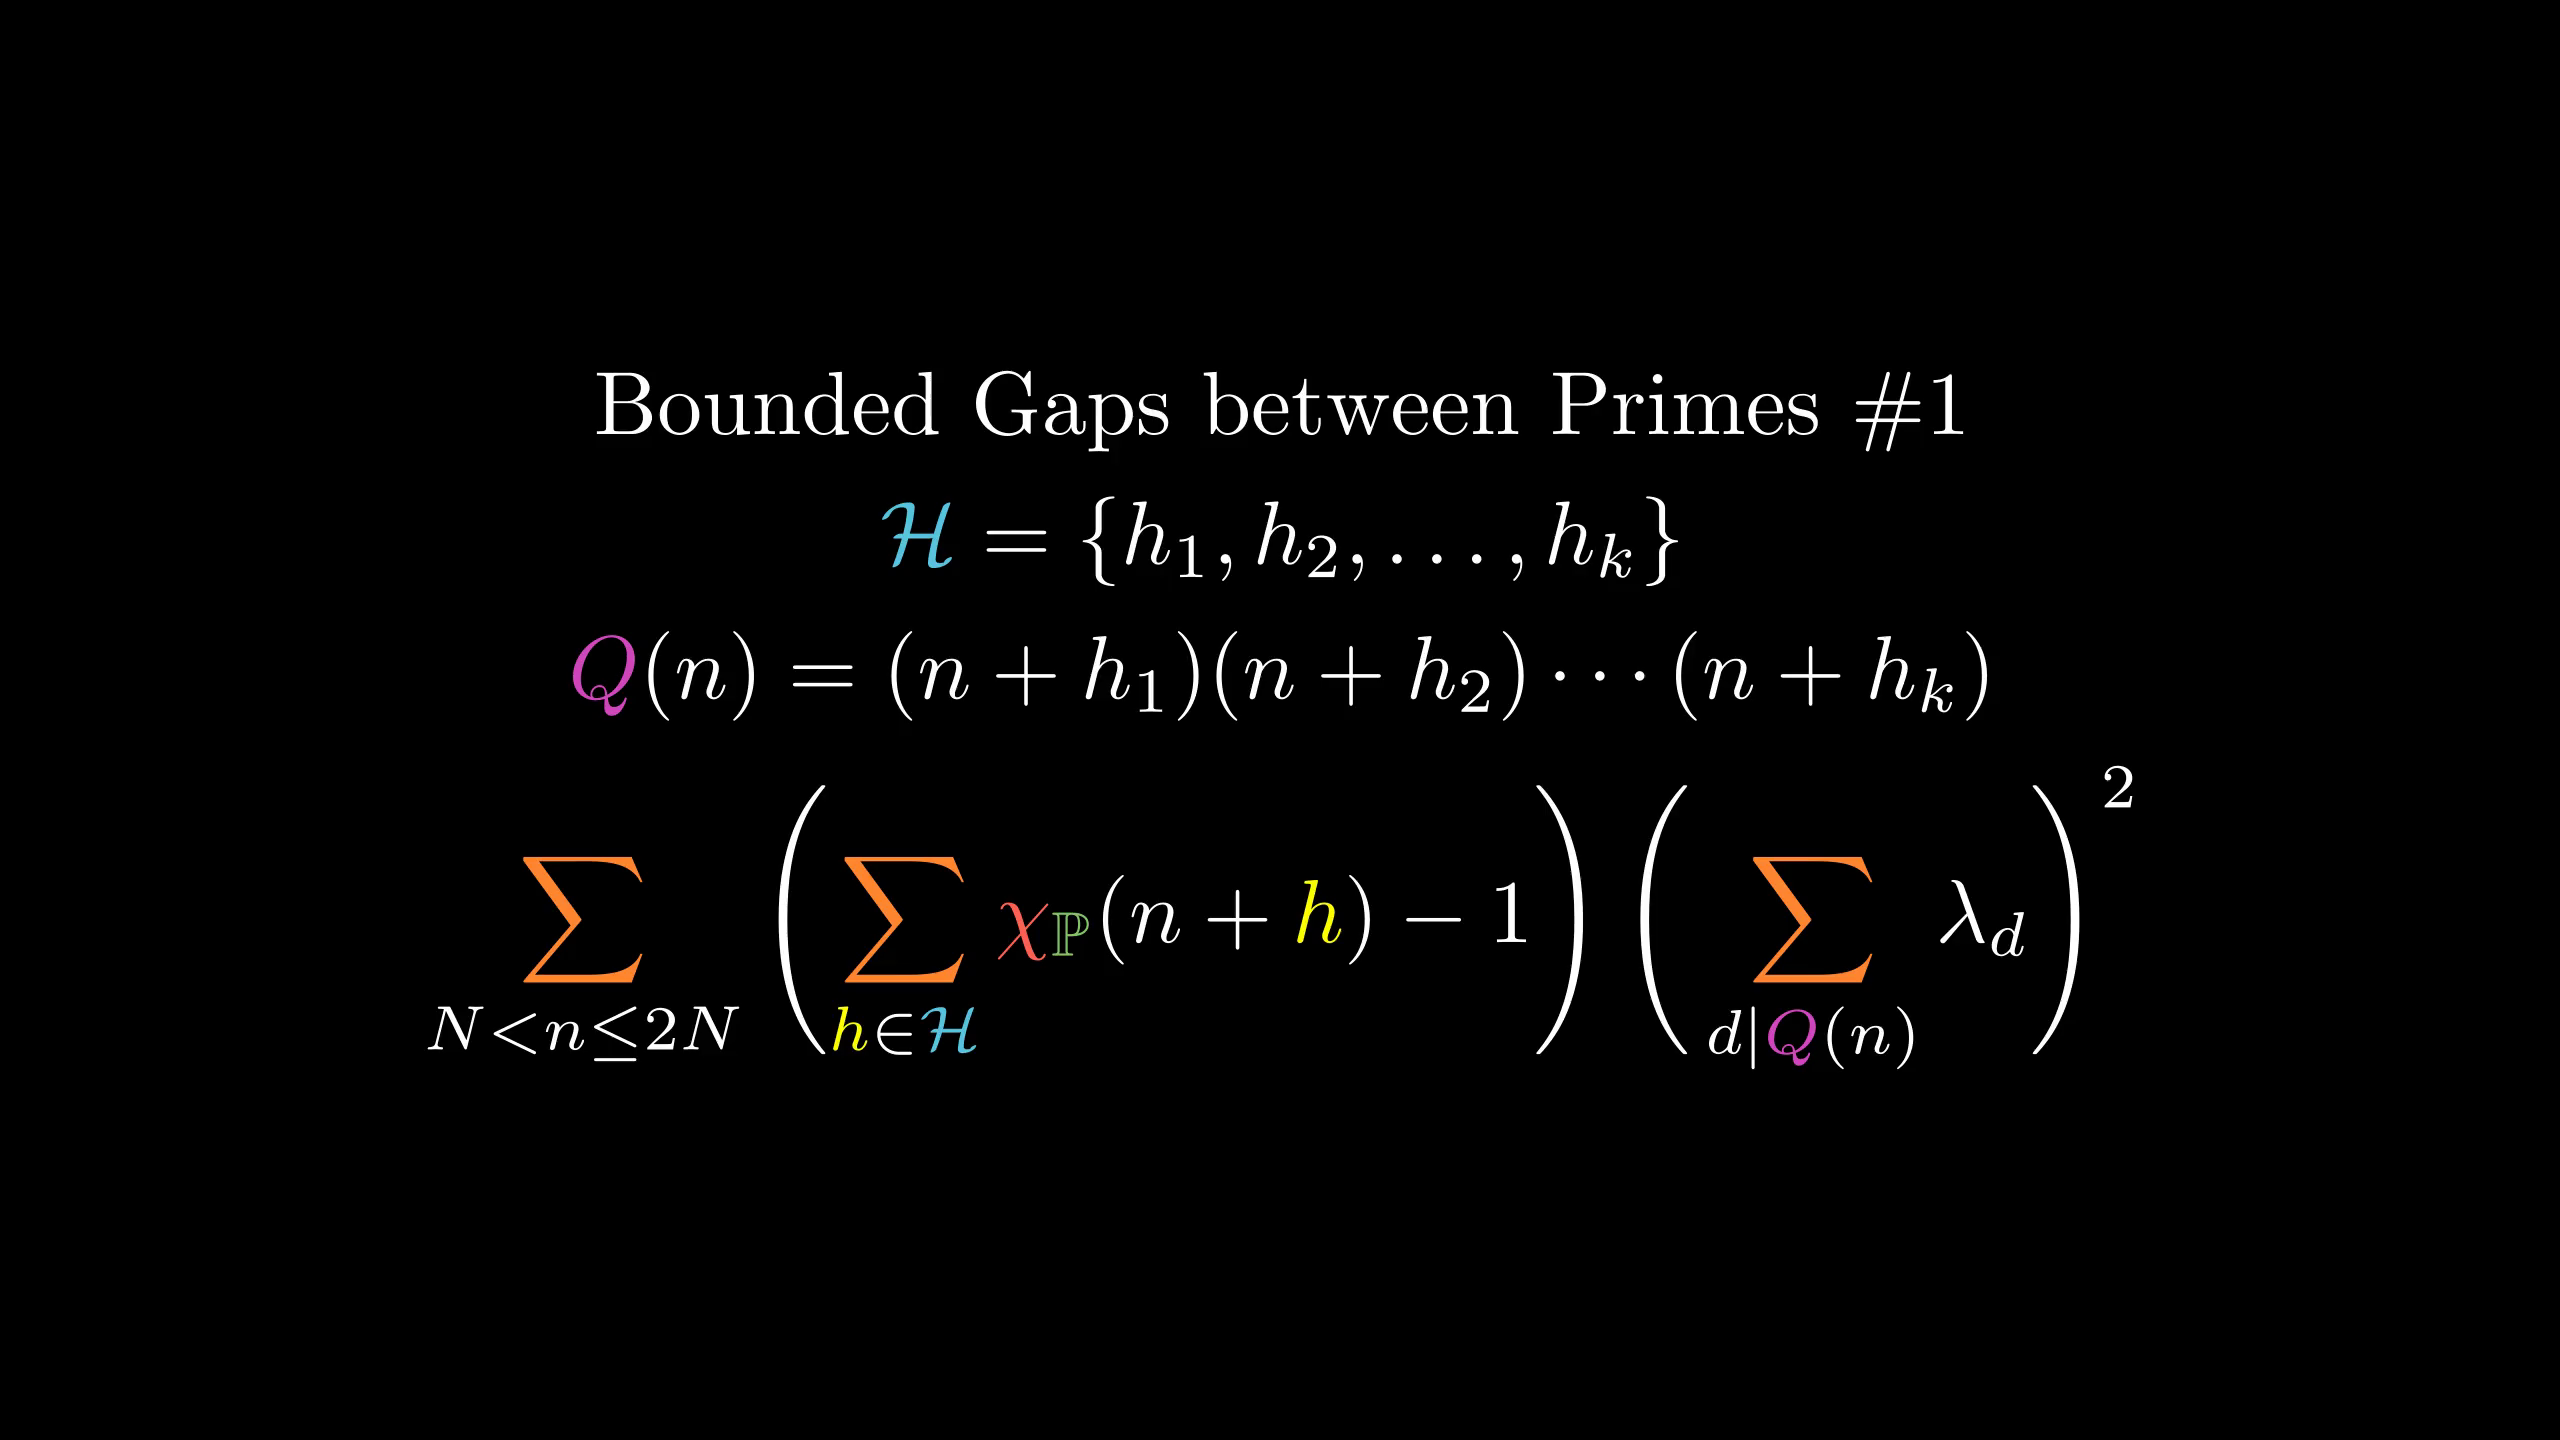

Recreate this plot in Python.
from manimlib.imports import *

class FooScene(Scene):
    def construct(self):
        cmap=tex_to_color_map={
                r"\mathcal H":BLUE,
                "{h}":YELLOW,
                r"\chi":RED,
                r"_\mathbb P":GREEN,
                r"\sum":ORANGE,
                "Q":PINK
        }
        tit=TextMobject("Bounded Gaps between Primes \#1")
        eqn=TexMobject(r"\mathcal H=\{h_1,h_2,\dots,h_k\}",
                tex_to_color_map=cmap)
        eqn2=TexMobject(r"Q(n)=(n+h_1)(n+h_2)\cdots(n+h_k)",
                tex_to_color_map=cmap)
        eqn3=TexMobject(r"\sum_{N<n\le2N}\left(\sum_{{h}\in\mathcal H}\chi_\mathbb P( n+{h})-1\right)\Bigg(\sum_{d|Q(n)}\lambda_d\Bigg)^2",
                tex_to_color_map=cmap)
        self.add(VGroup(tit,eqn,eqn2,eqn3).arrange(DOWN))
        self.wait()
